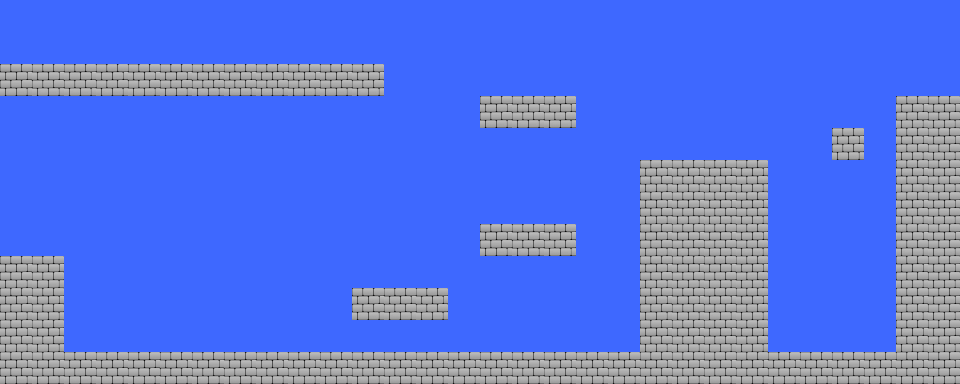

The image is a tile-based game level rendered from a .tmx file. Its description and source (layers, tilesets, objects; grid data summarised) follow:
An orthogonal 30x12 tile map with 32x32 px tiles, 1 tile layer (Tile Layer 1), 2 tilesets and 34 objects (13x Star, 4x Enemy, Player, Key, Door).

<map version="1.9" tiledversion="1.9.0" orientation="orthogonal" renderorder="right-down" width="30" height="12" tilewidth="32" tileheight="32" infinite="0" nextlayerid="4" nextobjectid="40">
 <tileset firstgid="1" source="spritesheet2.tsx" />
 <tileset firstgid="21" source="spritesheet2.tsx" />
 <layer id="1" name="Tile Layer 1" width="30" height="12">
  <data>[360 cells, 360 non-empty, 2 distinct tile ids]</data>
 </layer>
 <objectgroup id="2" name="PlatformsLayer">
  <object id="1" x="1.52878" y="62.6801" width="381.432" height="30.5757" />
  <object id="2" x="480.803" y="96.3134" width="94.0202" height="29.0469" />
  <object id="3" x="2.29318" y="257.6" width="61.9158" height="94.7846" />
  <object id="5" x="641.325" y="159.758" width="126.125" height="66.5021" />
  <object id="6" x="642.089" y="289.705" width="125.36" height="59.6226" />
  <object id="7" x="833.952" y="126.889" width="29.0469" height="30.5757" />
  <object id="8" x="895.103" y="94.0202" width="61.9158" height="255.307" />
  <object id="9" x="480.803" y="223.967" width="95.549" height="30.5757" />
  <object id="10" x="351.62" y="287.411" width="96.3134" height="32.1045" />
  <object id="11" x="1.52878" y="352.385" width="957.783" height="29.0469" />
 </objectgroup>
 <objectgroup id="3" name="SpawnLayer">
  <object id="12" name="Enemy" gid="27" x="159.81" y="350.039" width="32" height="32">
   <properties>
    <property name="Target" type="object" value="18" />
   </properties>
  </object>
  <object id="13" name="Enemy" gid="27" x="478.562" y="96.2612" width="32" height="32">
   <properties>
    <property name="Target" type="object" value="16" />
   </properties>
  </object>
  <object id="14" name="Enemy" gid="27" x="834.004" y="350.804" width="32" height="32">
   <properties>
    <property name="Target" type="object" value="19" />
   </properties>
  </object>
  <object id="15" name="Enemy" gid="27" x="639.084" y="158.941" width="32" height="32">
   <properties>
    <property name="Target" type="object" value="17" />
   </properties>
  </object>
  <object id="16" x="544.247" y="64.9733">
   <point />
  </object>
  <object id="17" x="735.345" y="126.889">
   <point />
  </object>
  <object id="18" x="511.378" y="320.28">
   <point />
  </object>
  <object id="19" x="768.978" y="318.751">
   <point />
  </object>
  <object id="20" name="Player" gid="32" x="-0.712159" y="255.255" width="32" height="32" />
  <object id="21" name="Star" gid="35" x="94.0725" y="352.333" width="32" height="32" />
  <object id="24" name="Star" gid="35" x="127.706" y="352.333" width="32" height="32" />
  <object id="27" name="Star" gid="35" x="353.201" y="285.83" width="32" height="32" />
  <object id="28" name="Star" gid="35" x="415.882" y="287.359" width="32" height="32" />
  <object id="29" name="Star" gid="35" x="509.902" y="224.679" width="32" height="32" />
  <object id="30" name="Star" gid="35" x="32.9211" y="61.8635" width="32" height="32" />
  <object id="31" name="Star" gid="35" x="65.79" y="61.8635" width="32" height="32" />
  <object id="32" name="Star" gid="35" x="97.13" y="61.8635" width="32" height="32" />
  <object id="33" name="Star" gid="35" x="127.706" y="62.6279" width="32" height="32" />
  <object id="34" name="Star" gid="35" x="545.064" y="94.7324" width="32" height="32" />
  <object id="35" name="Star" gid="35" x="736.926" y="159.706" width="32" height="32" />
  <object id="36" name="Star" gid="35" x="830.946" y="123.015" width="32" height="32" />
  <object id="37" name="Star" gid="35" x="575.639" y="352.333" width="32" height="32" />
  <object id="38" name="Key" gid="26" x="0.816626" y="62.6279" width="32" height="32" />
  <object id="39" name="Door" gid="36" x="928.789" y="94.7324" width="30.4712" height="32">
   <properties>
    <property name="NextLevel" value="level2.tmx" />
   </properties>
  </object>
 </objectgroup>
</map>